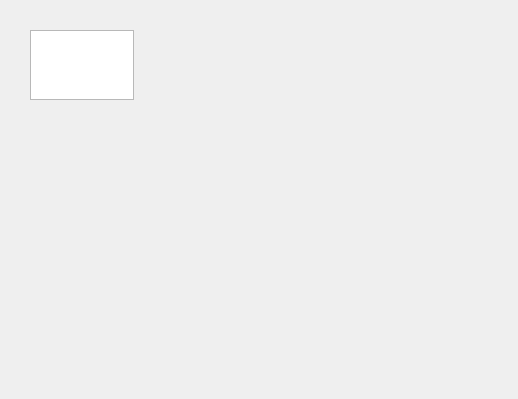
<?xml version="1.0" encoding="UTF-8"?>
<ui version="4.0">
 <class>FormGasFeed</class>
 <widget class="QWidget" name="FormGasFeed">
  <property name="geometry">
   <rect>
    <x>0</x>
    <y>0</y>
    <width>518</width>
    <height>399</height>
   </rect>
  </property>
  <property name="windowTitle">
   <string>Form</string>
  </property>
  <widget class="QPlainTextEdit" name="plainTextEdit">
   <property name="geometry">
    <rect>
     <x>30</x>
     <y>30</y>
     <width>104</width>
     <height>70</height>
    </rect>
   </property>
  </widget>
 </widget>
 <resources/>
 <connections/>
</ui>
